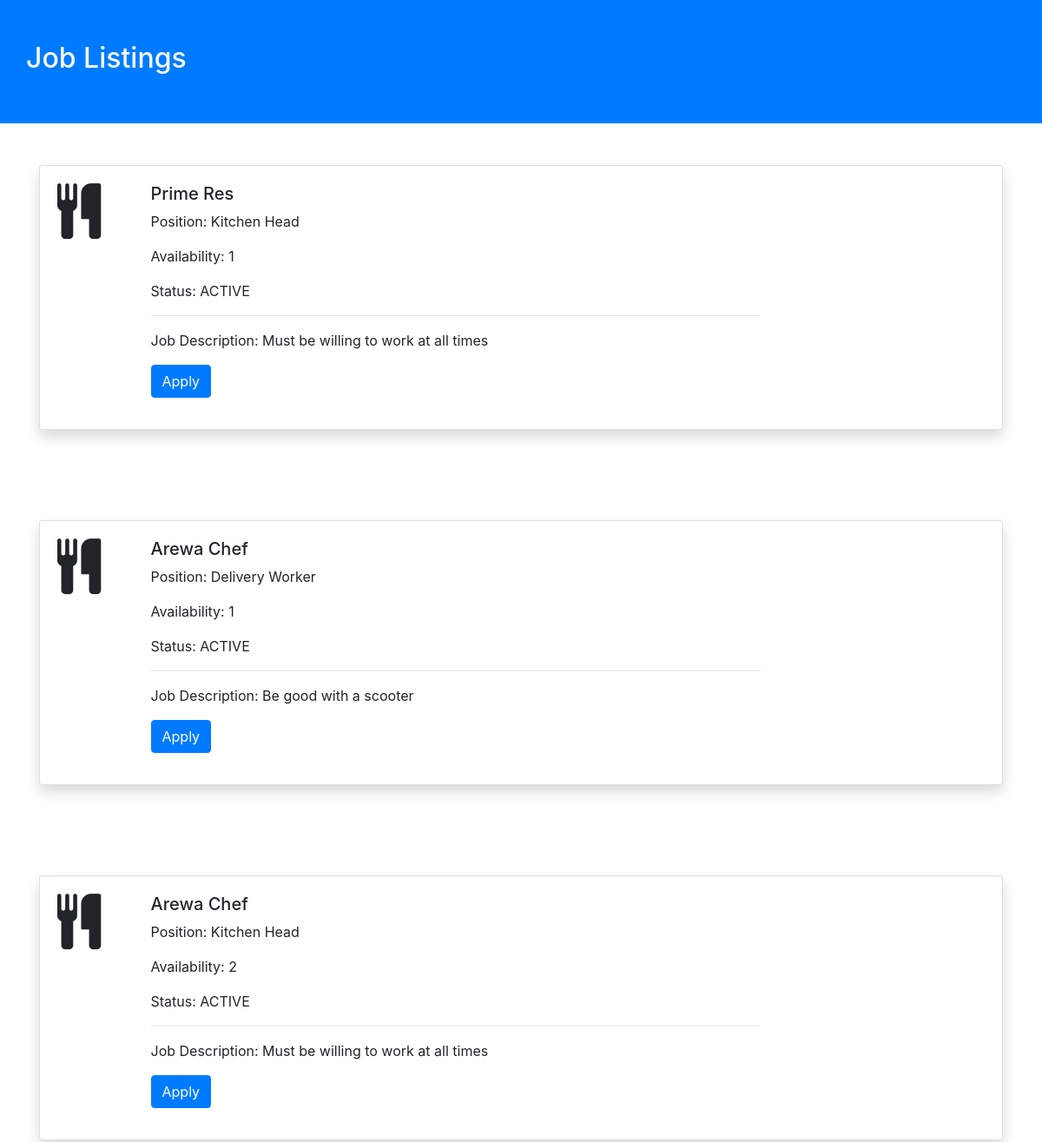
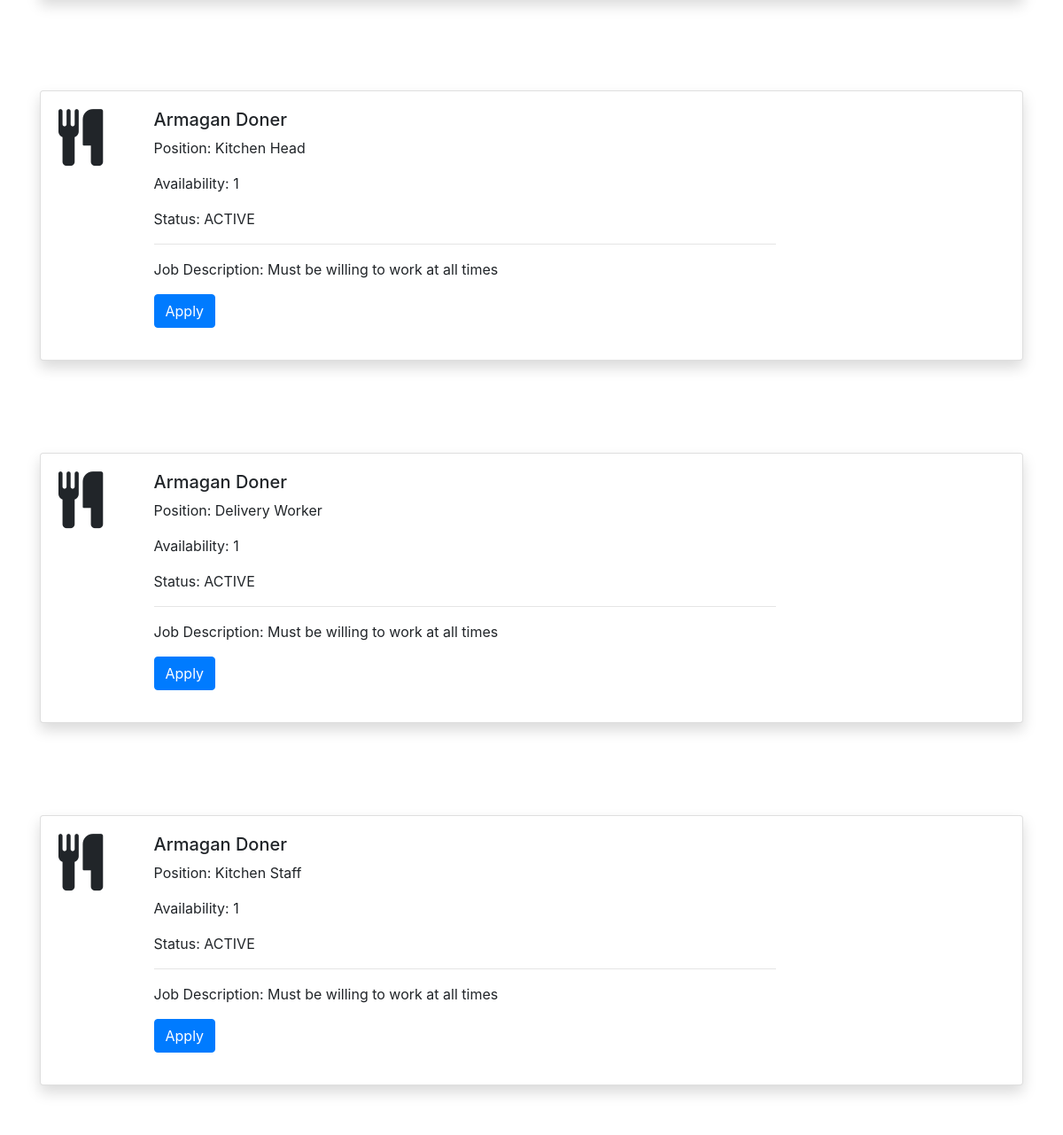
The app's page /job/index.php with its own data (2 pictures, top to bottom).
### tables this page shows
CREATE TABLE `vacancy` (
  `vacancyid` int(50) NOT NULL,
  `restaurantid` int(50) NOT NULL,
  `position` char(25) NOT NULL,
  `availability` int(50) NOT NULL,
  `description` text NOT NULL,
  `flag` char(25) NOT NULL DEFAULT 'ACTIVE'
);

CREATE TABLE `restaurant` (
  `restaurantid` int(50) NOT NULL,
  `name` char(25) DEFAULT NULL,
  `address` varchar(25) DEFAULT NULL,
  `category` char(25) DEFAULT NULL,
  `email` varchar(20) DEFAULT NULL,
  `password` varchar(20) DEFAULT NULL,
  `region` char(20) DEFAULT NULL,
  `FLAG` char(20) DEFAULT 'PENDING',
  `datecreated` date DEFAULT NULL
);

### job/index.php (the view, shortened to what this page needs)
<?php
require('config.php');
$viewVacancy = "SELECT * FROM vacancy WHERE flag = 'ACTIVE' AND availability >=1";
$viewVacancyStmt = $conn->prepare($viewVacancy);
$viewVacancyStmt->execute();
$viewVacancyResult = $viewVacancyStmt->fetchAll();
?>
<html>
    <head>
        <link href="//maxcdn.bootstrapcdn.com/bootstrap/4.1.1/css/bootstrap.min.css" rel="stylesheet" id="bootstrap-css">
        <link href="https://maxcdn.bootstrapcdn.com/font-awesome/4.6.3/css/font-awesome.min.css" rel="stylesheet">
    </head>
    <body>
    <section class="py-5 bg-primary text-light">
        <div class="container">
            <div class="row">
                <h2>Job Listings</h2>
            </div>
        </div>
    </section>
    <?php foreach($viewVacancyResult as $viewResult){?>
        <?php $resid = $viewResult['restaurantid'];?>
            <?php $name = "SELECT * FROM restaurant WHERE restaurantid = '$resid'"; ?>
            <?php $namestmt = $conn->prepare($name); ?>
            <?php $namestmt->execute();?>
            <?php $result = $namestmt->fetchAll(); ?>
     <section class="py-5 bg-white py-5">
        <div class="container">
            <div class="row mb-2">
                <div class="col-md-12">
                <div class="card shadow">
                    <div class="card-body">
                        <div class="row">
                            <div class="col-xs-1 col-sm-2 col-md-1 mr-3">
                            <i class="fa fa-cutlery fa-4x "></i></br>
                            </div>
                            <div class="col-xs-8 col-sm-7 col-md-8">
                            <?php foreach($result as $k){?>
                                 <h5> <?php echo $k['name'];?> </h5>
                             <?php }?>
                            <p>Position: <?php echo $viewResult['position'];?></p>
                            <p>Availability: <?php echo $viewResult['availability'];?></p>
                            <p>Status: <?php echo $viewResult['flag'];?></p>
                            <hr>
                            <p>Job Description: <?php echo $viewResult['description'];?></p>
                            <form method = "GET" action = "apply.php">
                            <input type="submit" name = "apply" class="btn btn-primary btn-xs" value = "Apply">
                            </form>
                            </div>
                        </div>
                    </div>
                </div>
                </div>
            </div>
        </div>
     </section>
    <?php }?>
</body>
</html>

### records on screen
vacancy: position "Kitchen Head", availability "1", flag "ACTIVE", description "Must be willing to work at all times"
restaurant: name "Prime Res"
vacancy: position "Delivery Worker", availability "1", flag "ACTIVE", description "Be good with a scooter"
restaurant: name "Arewa Chef"
vacancy: position "Kitchen Head", availability "2", flag "ACTIVE", description "Must be willing to work at all times"
vacancy: position "Kitchen Head", availability "1", flag "ACTIVE", description "Must be willing to work at all times"
restaurant: name "Armagan Doner"
vacancy: position "Delivery Worker", availability "1", flag "ACTIVE", description "Must be willing to work at all times"
vacancy: position "Kitchen Staff", availability "1", flag "ACTIVE", description "Must be willing to work at all times"
